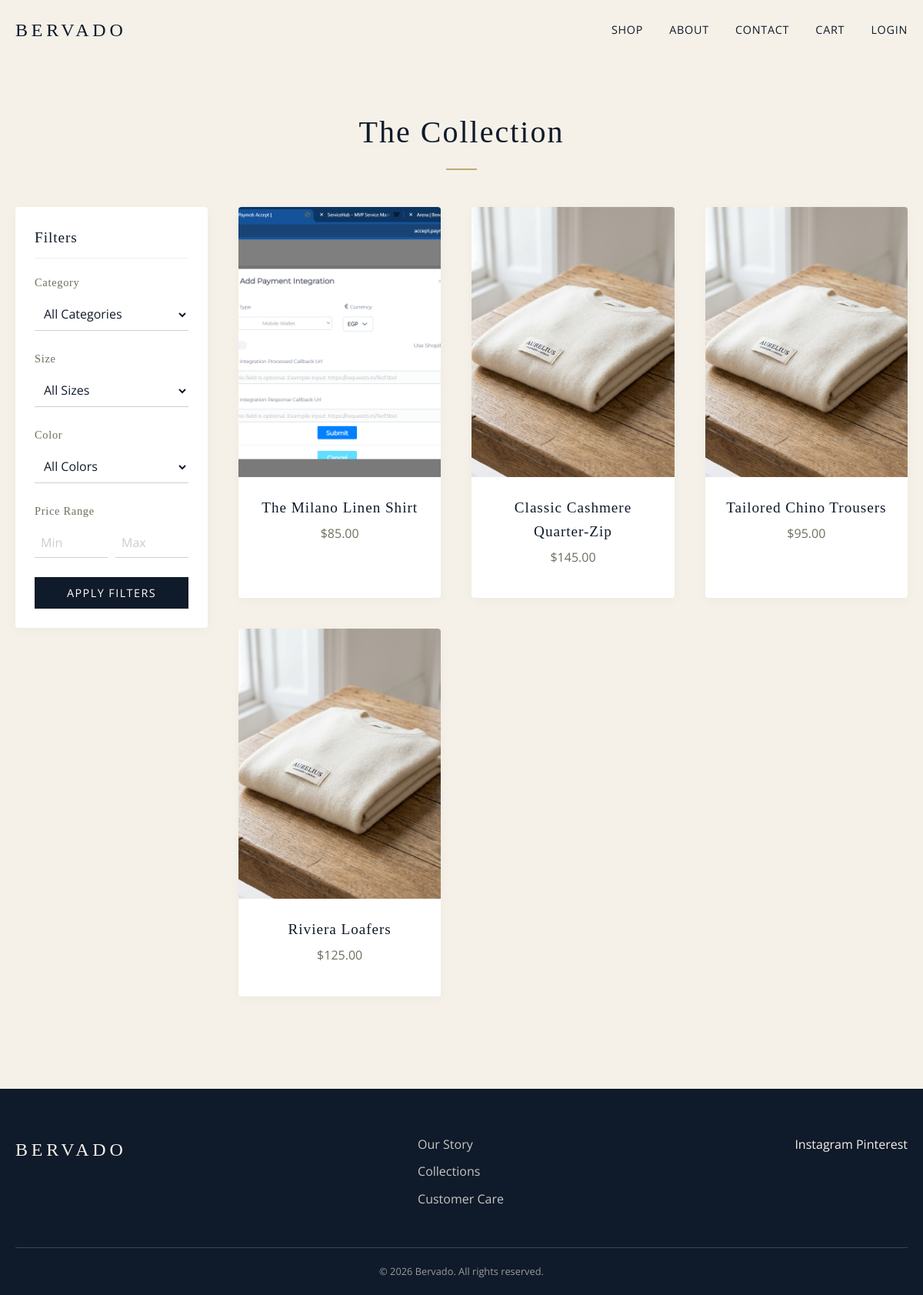
The page /shop/ on the database as committed earlier.
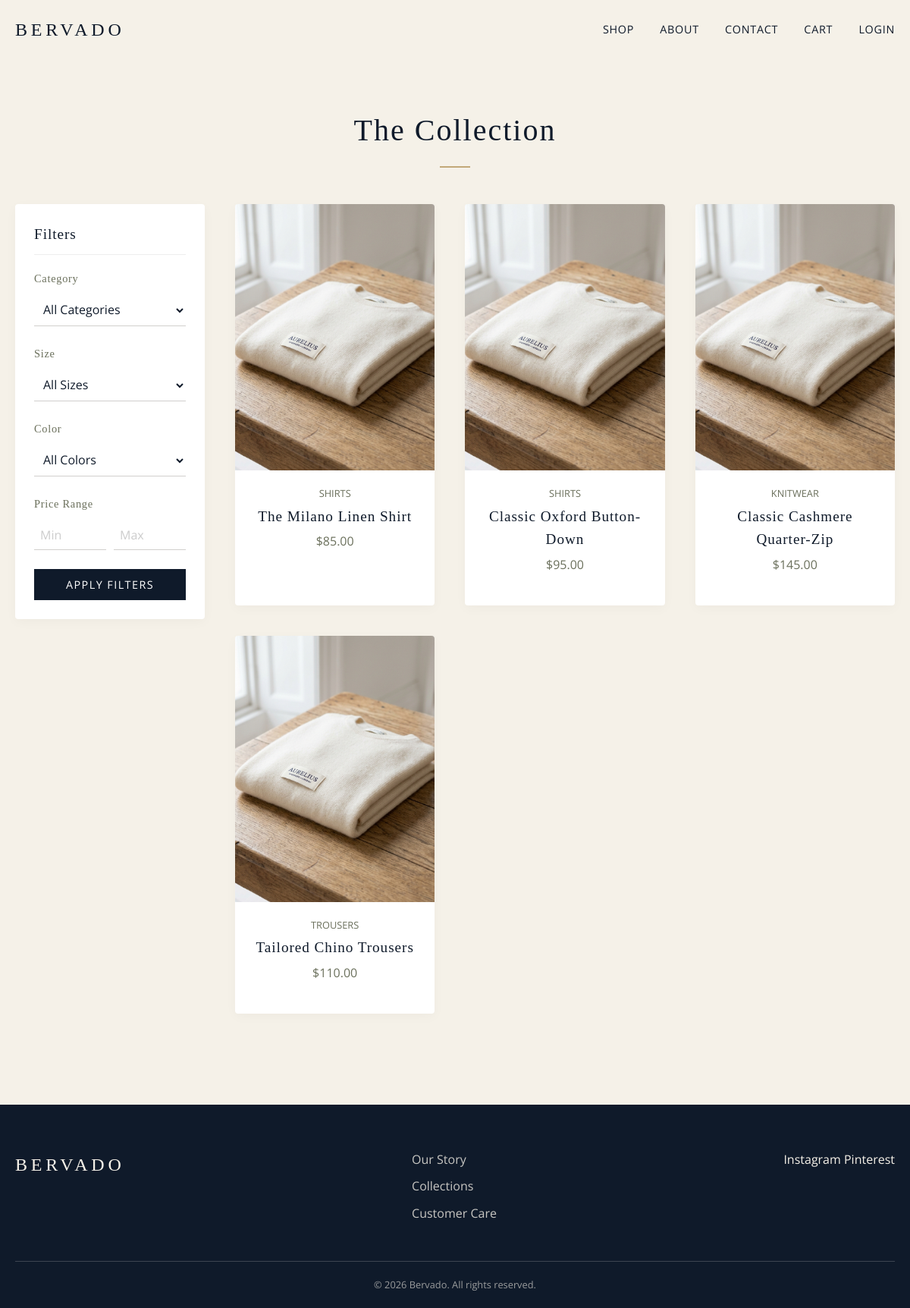
The same page on the database as committed later.
### store/models.py (models this page shows, shortened)
class Product(models.Model):
    category = models.ForeignKey(Category, related_name='products', on_delete=models.SET_NULL, null=True)
    name = models.CharField(max_length=200)
    description = models.TextField()
    price = models.DecimalField(max_digits=10, decimal_places=2)
    image = models.ImageField(upload_to='', blank=True, null=True)
    created_at = models.DateTimeField(auto_now_add=True)

class Category(models.Model):
    name = models.CharField(max_length=100)
    slug = models.SlugField(unique=True, blank=True)
    class Meta:
        verbose_name_plural = 'Categories'

### store/views.py (the view)
# urls.py: path('shop/', views.shop, name='shop'),
def shop(request):
    products = Product.objects.all()
    categories = Category.objects.all()
    available_sizes = ProductVariant.objects.values_list('size', flat=True).distinct()
    available_colors = ProductVariant.objects.values_list('color', flat=True).distinct()
    cat_id = request.GET.get('category')
    size = request.GET.get('size')
    color = request.GET.get('color')
    min_price = request.GET.get('min_price')
    max_price = request.GET.get('max_price')
    if cat_id:
        products = products.filter(category_id=cat_id)
    if size:
        products = products.filter(variants__size=size).distinct()
    if color:
        products = products.filter(variants__color=color).distinct()
    if min_price:
        products = products.filter(price__gte=min_price)
    if max_price:
        products = products.filter(price__lte=max_price)
    context = {
        'products': products,
        'categories': categories,
        'available_sizes': available_sizes,
        'available_colors': available_colors,
    }
    return render(request, 'store/shop.html', context)

### store/templates/store/shop.html (shortened to what this page needs)
{% extends 'store/base.html' %}
{% load static %}
{% block content %}
<div class="container fade-in">
    <h1 class="section-title">The Collection</h1>
    <div style="display: flex; gap: 40px; margin-top: 40px;">
        <aside style="width: 250px; flex-shrink: 0;">
            <div style="background: var(--color-white); padding: 25px; border-radius: 4px; box-shadow: 0 4px 15px rgba(0,0,0,0.03); position: sticky; top: 100px;">
                <h3 style="font-family: var(--font-heading); margin-bottom: 20px; font-size: 1.2rem; border-bottom: 1px solid #eee; padding-bottom: 10px;">Filters</h3>
                <form action="{% url 'shop' %}" method="get">
                    <div style="margin-bottom: 25px;">
                        <h4 style="font-size: 0.9rem; margin-bottom: 10px; color: var(--color-olive);">Category</h4>
                        <select name="category" class="form-control" style="padding: 8px;">
                            <option value="">All Categories</option>
                        </select>
                    </div>
                    <div style="margin-bottom: 25px;">
                        <h4 style="font-size: 0.9rem; margin-bottom: 10px; color: var(--color-olive);">Size</h4>
                        <select name="size" class="form-control" style="padding: 8px;">
                            <option value="">All Sizes</option>
                        </select>
                    </div>
                    <div style="margin-bottom: 25px;">
                        <h4 style="font-size: 0.9rem; margin-bottom: 10px; color: var(--color-olive);">Color</h4>
                        <select name="color" class="form-control" style="padding: 8px;">
                            <option value="">All Colors</option>
                        </select>
                    </div>
                    <div style="margin-bottom: 25px;">
                        <h4 style="font-size: 0.9rem; margin-bottom: 10px; color: var(--color-olive);">Price Range</h4>
                        <div style="display: flex; gap: 10px;">
                            <input type="number" name="min_price" placeholder="Min" class="form-control" style="padding: 8px;" value="{{ request.GET.min_price }}">
                            <input type="number" name="max_price" placeholder="Max" class="form-control" style="padding: 8px;" value="{{ request.GET.max_price }}">
                        </div>
                    </div>
                    <button type="submit" class="btn btn-primary" style="width: 100%; padding: 10px;">Apply Filters</button>
                </form>
            </div>
        </aside>
        <div style="flex: 1;">
            <div class="product-grid">
                {% for product in products %}
                <a href="{% url 'product_detail' product.pk %}" class="product-card">
                    <div class="product-img-wrap">
                        {% if product.image %}
                        <img src="{{ product.image.url }}" alt="{{ product.name }}" class="product-img">
                        {% else %}
                        <img src="{% static 'images/placeholder.jpg' %}" alt="{{ product.name }}" class="product-img">
                        {% endif %}
                    </div>
                    <div class="product-info">
                        <p style="font-size: 0.8rem; text-transform: uppercase; color: var(--color-olive); margin-bottom: 5px;">{{ product.category.name }}</p>
                        <h3 class="product-title">{{ product.name }}</h3>
                        <p class="product-price">${{ product.price }}</p>
                    </div>
                </a>
                {% empty %}
                <div style="text-align:center; width: 100%; grid-column: 1 / -1; padding: 60px 0;">
                    <p style="font-size: 1.2rem; color: var(--color-navy); margin-bottom: 10px;">No products found matching your filters.</p>
                    <a href="{% url 'shop' %}" class="btn btn-secondary">Clear Filters</a>
                </div>
                {% endfor %}
            </div>
        </div>
    </div>
</div>
{% endblock %}

### store/templates/store/base.html (shortened to what this page needs)
<!DOCTYPE html>
<html lang="en">
<head>
    {% load static %}
    <link rel="stylesheet" href="{% static 'css/styles.css' %}">
</head>
<body>
    <nav class="navbar" id="navbar">
        <div class="nav-container">
            <div class="logo">
                <a href="{% url 'home' %}">BERVADO</a>
            </div>
            <div class="nav-links">
                <a href="{% url 'shop' %}">Shop</a>
                <a href="{% url 'about' %}">About</a>
                <a href="{% url 'contact' %}">Contact</a>
                <a href="{% url 'cart' %}" class="cart-link">Cart</a>
                {% if user.is_authenticated %}
                    <a href="{% url 'profile' %}">Profile</a>
                {% else %}
                    <a href="{% url 'login' %}">Login</a>
                {% endif %}
            </div>
        </div>
    </nav>
    <main class="content-wrapper">
        {% block content %}
        {% endblock %}
    </main>
    <footer class="footer">
        <div class="footer-container">
            <div class="footer-logo">BERVADO</div>
            <div class="footer-links">
                <a href="{% url 'about' %}">Our Story</a>
                <a href="{% url 'shop' %}">Collections</a>
                <a href="{% url 'contact' %}">Customer Care</a>
            </div>
            <div class="footer-social">
                <span>Instagram</span>
                <span>Pinterest</span>
            </div>
        </div>
        <div class="footer-bottom">
            &copy; 2026 Bervado. All rights reserved.
        </div>
    </footer>
</body>
</html>

### store/static/css/styles.css (style rules this page uses)
:root { --color-cream: #F5F1E8; --color-white: #FFFFFF; --color-navy: #0F1A2A; --color-olive: #6B705C; --color-brown: #4B3A2F; --color-gold: #C2A878; --color-gray: #D1CFCD; --font-heading: 'Playfair Display', serif; --font-body: 'Open Sans', sans-serif; --transition-smooth: all 0.4s cubic-bezier(0.25, 0.46, 0.45, 0.94); }
* { margin: 0; padding: 0; box-sizing: border-box; }
body { background-color: var(--color-cream); color: var(--color-navy); font-family: var(--font-body); line-height: 1.6; overflow-x: hidden; }
h1, h2, h3, h4, h5, h6 { font-family: var(--font-heading); font-weight: 400; letter-spacing: 0.05em; margin-bottom: 1rem; }
a { color: var(--color-navy); text-decoration: none; transition: var(--transition-smooth); }
.section-title { text-align: center; font-size: 2.5rem; margin-bottom: 3rem; position: relative; }
.section-title::after { content: ''; display: block; width: 40px; height: 2px; background-color: var(--color-gold); margin: 15px auto 0; }
.fade-in { opacity: 0; transform: translateY(20px); transition: opacity 0.8s ease-out, transform 0.8s ease-out; }
.fade-in.visible { opacity: 1; transform: translateY(0); }
.navbar { position: fixed; top: 0; width: 100%; background-color: transparent; transition: var(--transition-smooth); z-index: 1000; padding: 20px 0; }
.nav-container { max-width: 1200px; margin: 0 auto; display: flex; justify-content: space-between; align-items: center; padding: 0 20px; }
.logo a { font-family: var(--font-heading); font-size: 1.5rem; letter-spacing: 0.2em; text-transform: uppercase; }
.nav-links a, .nav-btn-link { margin-left: 30px; font-size: 0.9rem; letter-spacing: 0.05em; text-transform: uppercase; }
.btn { display: inline-block; padding: 12px 30px; font-family: var(--font-body); font-size: 0.9rem; letter-spacing: 0.1em; text-transform: uppercase; cursor: pointer; transition: var(--transition-smooth); border: 1px solid var(--color-navy); }
.btn-primary { background-color: var(--color-navy); color: var(--color-white); }
.content-wrapper { min-height: 80vh; padding-top: 80px; }
.container { max-width: 1200px; margin: 0 auto; padding: 60px 20px; }
.product-grid { display: grid; grid-template-columns: repeat(auto-fill, minmax(250px, 1fr)); gap: 40px; }
.product-card { background-color: var(--color-white); border-radius: 4px; overflow: hidden; box-shadow: 0 4px 15px rgba(0,0,0,0.03); transition: var(--transition-smooth); text-align: center; padding-bottom: 20px; }
.product-img-wrap { width: 100%; aspect-ratio: 3/4; overflow: hidden; background-color: #eee; }
.product-img { width: 100%; height: 100%; object-fit: cover; transition: transform 0.6s ease; }
.product-info { padding: 20px; }
.product-title { font-family: var(--font-heading); font-size: 1.2rem; margin-bottom: 5px; }
.product-price { font-family: var(--font-body); color: var(--color-olive); }
.form-control, .form-group input[type="text"], .form-group input[type="password"], .form-group input[type="email"] { width: 100%; padding: 15px 0; border: none; border-bottom: 1px solid var(--color-gray); background-color: transparent; font-family: var(--font-body); font-size: 1rem; transition: var(--transition-smooth); color: var(--color-navy); }
.form-control::placeholder { color: #ccc; }
.footer { background-color: var(--color-navy); color: var(--color-cream); padding: 60px 20px 20px; margin-top: 60px; }
.footer-container { max-width: 1200px; margin: 0 auto; display: flex; flex-wrap: wrap; justify-content: space-between; align-items: flex-start; border-bottom: 1px solid rgba(245, 241, 232, 0.2); padding-bottom: 40px; }
.footer-logo { font-family: var(--font-heading); font-size: 1.5rem; letter-spacing: 0.2em; }
.footer-links a { display: block; color: var(--color-cream); opacity: 0.8; margin-bottom: 10px; }
.footer-bottom { text-align: center; padding-top: 20px; font-size: 0.8rem; opacity: 0.6; }

Rows that differ between the two databases and show on the page:
removed Product: image (picture), name "The Milano Linen Shirt", price "85.00"
removed Product: name "Classic Cashmere Quarter-Zip", price "145.00"
removed Product: name "Tailored Chino Trousers", price "95.00"
removed Product: name "Riviera Loafers", price "125.00"
added Product: category.name "SHIRTS", name "The Milano Linen Shirt", price "85.00"
added Product: category.name "SHIRTS", name "Classic Oxford Button-Down", price "95.00"
added Product: category.name "KNITWEAR", name "Classic Cashmere Quarter-Zip", price "145.00"
added Product: category.name "TROUSERS", name "Tailored Chino Trousers", price "110.00"
